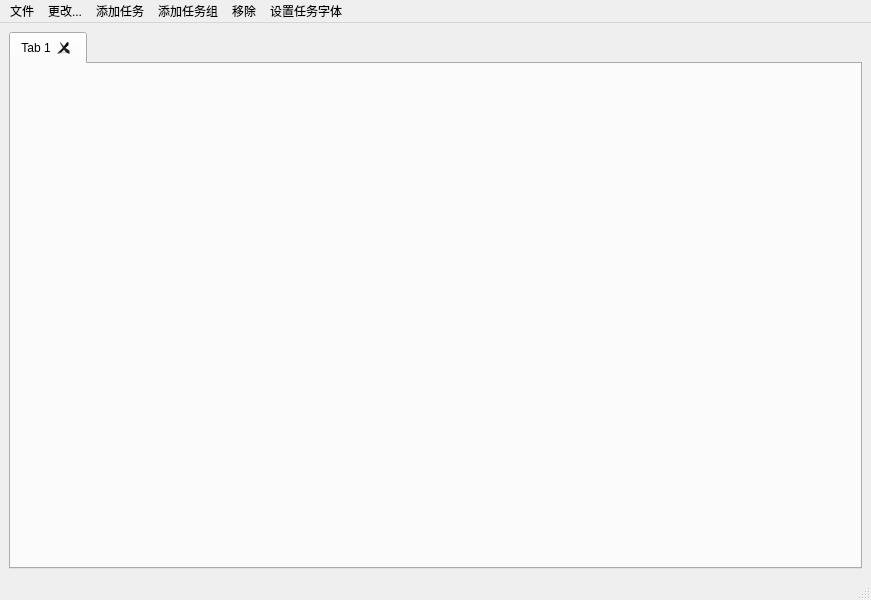
<?xml version="1.0" encoding="UTF-8"?>
<ui version="4.0">
 <class>MainWindow</class>
 <widget class="QMainWindow" name="MainWindow">
  <property name="geometry">
   <rect>
    <x>0</x>
    <y>0</y>
    <width>871</width>
    <height>600</height>
   </rect>
  </property>
  <property name="windowTitle">
   <string>MainWindow</string>
  </property>
  <property name="styleSheet">
   <string notr="true">#MainWindow{background-image: url(:/backgroundImg/img/def-background.png);}</string>
  </property>
  <widget class="QWidget" name="centralwidget">
   <layout class="QVBoxLayout" name="verticalLayout">
    <item>
     <widget class="QTabWidget" name="mainTaskTab">
      <property name="styleSheet">
       <string notr="true"/>
      </property>
      <property name="currentIndex">
       <number>0</number>
      </property>
      <property name="documentMode">
       <bool>false</bool>
      </property>
      <property name="tabsClosable">
       <bool>true</bool>
      </property>
      <property name="movable">
       <bool>false</bool>
      </property>
      <property name="tabBarAutoHide">
       <bool>false</bool>
      </property>
      <widget class="QWidget" name="tab">
       <attribute name="title">
        <string>Tab 1</string>
       </attribute>
       <layout class="QGridLayout" name="gridLayout">
        <item row="0" column="0">
         <widget class="TaskGroup" name="MainSubject" native="true">
          <layout class="QGridLayout" name="gridLayout_2"/>
         </widget>
        </item>
       </layout>
      </widget>
     </widget>
    </item>
   </layout>
  </widget>
  <widget class="QMenuBar" name="menubar">
   <property name="geometry">
    <rect>
     <x>0</x>
     <y>0</y>
     <width>871</width>
     <height>17</height>
    </rect>
   </property>
   <widget class="QMenu" name="menu_file">
    <property name="title">
     <string>文件</string>
    </property>
   </widget>
   <widget class="QMenu" name="menu_addTaskInCurGroup">
    <property name="title">
     <string>添加任务</string>
    </property>
    <addaction name="action_addTaskInCurrentGroup"/>
   </widget>
   <widget class="QMenu" name="menu_addGroup">
    <property name="title">
     <string>添加任务组</string>
    </property>
    <addaction name="action_addNewGroup"/>
   </widget>
   <widget class="QMenu" name="menu">
    <property name="title">
     <string>更改...</string>
    </property>
    <addaction name="action_changeSubjectName"/>
   </widget>
   <widget class="QMenu" name="menu_2">
    <property name="title">
     <string>移除</string>
    </property>
    <addaction name="action_removeCurSubjectTargetTask"/>
   </widget>
   <widget class="QMenu" name="menu_3">
    <property name="title">
     <string>设置任务字体</string>
    </property>
    <addaction name="action_setFontColor"/>
    <addaction name="action_setFontSize"/>
   </widget>
   <addaction name="menu_file"/>
   <addaction name="menu"/>
   <addaction name="menu_addTaskInCurGroup"/>
   <addaction name="menu_addGroup"/>
   <addaction name="menu_2"/>
   <addaction name="menu_3"/>
  </widget>
  <widget class="QStatusBar" name="statusbar"/>
  <action name="action_addTaskInCurrentGroup">
   <property name="text">
    <string>添加当前主题下的任务</string>
   </property>
  </action>
  <action name="action_addNewGroup">
   <property name="text">
    <string>添加主题</string>
   </property>
  </action>
  <action name="action_changeSubjectName">
   <property name="text">
    <string>更换当前主题名称</string>
   </property>
  </action>
  <action name="action_removeCurSubjectTargetTask">
   <property name="text">
    <string>移除任务</string>
   </property>
  </action>
  <action name="action_setFontColor">
   <property name="text">
    <string>设置字体颜色</string>
   </property>
  </action>
  <action name="action_setFontSize">
   <property name="text">
    <string>设置字体大小</string>
   </property>
  </action>
 </widget>
 <customwidgets>
  <customwidget>
   <class>TaskGroup</class>
   <extends>QWidget</extends>
   <header location="global">taskgroup.h</header>
   <container>1</container>
  </customwidget>
 </customwidgets>
 <resources/>
 <connections/>
</ui>
